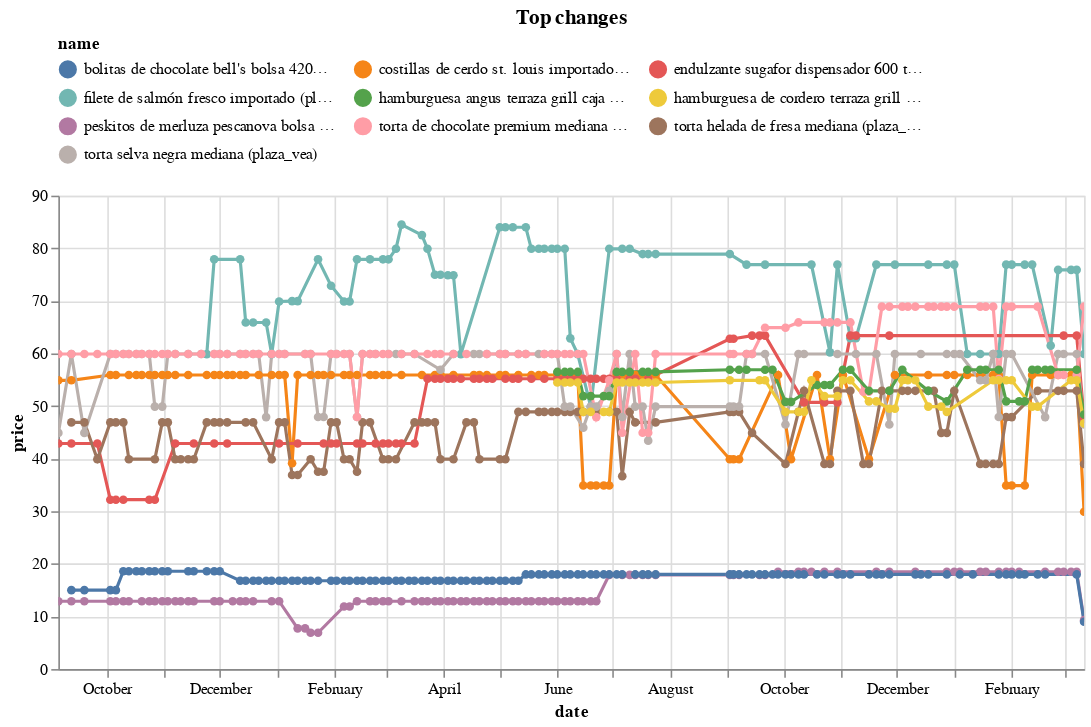

The code cell stored with this chart in its notebook:
### Code cell
top_changes_abs.head(10).pipe(plot_changes, 'Top changes')

### Figure 1 — Vega-Lite specification as saved in the notebook (floating-point values rounded to 4 significant figures; data arrays with more than 128 entries replaced by an {"elided": "..."} marker saying what was removed)
{"config": {"view": {"continuousWidth": 300, "continuousHeight": 300}, "legend": {"columns": 3, "orient": "top"}}, "data": {"name": "data-9de423173148572a206963c6b337acb6"}, "mark": {"type": "line", "point": true}, "encoding": {"color": {"field": "name", "scale": {"domain": ["bolitas de chocolate bell's bolsa 420g (plaza_vea)", "costillas de cerdo st. louis importado (plaza_vea)", "endulzante sugafor dispensador 600 tabletas (plaza_vea)", "filete de salmón fresco importado (plaza_vea)", "hamburguesa angus terraza grill caja 4un (plaza_vea)", "hamburguesa de cordero terraza grill caja 4un (plaza_vea)", "peskitos de merluza pescanova bolsa 300g (plaza_vea)", "torta de chocolate premium mediana (plaza_vea)", "torta helada de fresa mediana (plaza_vea)", "torta selva negra mediana (plaza_vea)"]}, "type": "nominal"}, "tooltip": [{"field": "name", "type": "nominal"}, {"field": "price", "type": "quantitative"}, {"field": "last_price", "type": "quantitative"}], "x": {"field": "date", "type": "temporal"}, "y": {"field": "price", "type": "quantitative"}}, "params": [{"name": "param_7", "select": {"type": "point", "fields": ["name"]}, "bind": "legend"}, {"name": "param_8", "select": {"type": "interval", "encodings": ["x", "y"]}, "bind": "scales"}], "title": "Top changes", "transform": [{"filter": {"param": "param_7"}}], "width": 650, "$schema": "https://vega.github.io/schema/vega-lite/v5.16.3.json", "datasets": {"data-9de423173148572a206963c6b337acb6": {"elided": "837 records"}}}
